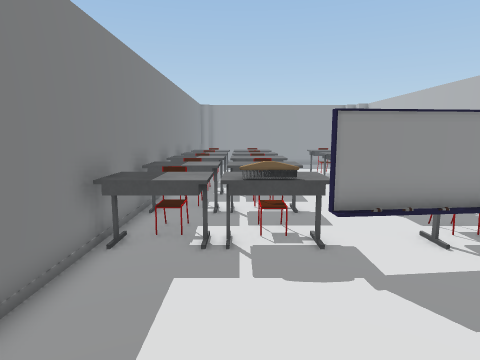
[1] (above)

14 first-person views from a walk through a 3-D level made in the Unity game engine. The camera is 1.4 m above the floor, tilts 8° down and sees 75° across. The floor is counted in squares, 0.5 m on a side. Each view is taken from the middle of a square. On the plan, view 1 faces up. The plan holds only what a view shows up to about 20 squares ahead; the rest is blank. The player character is not drawn. Some surface patterns are stand-ins.

[2]
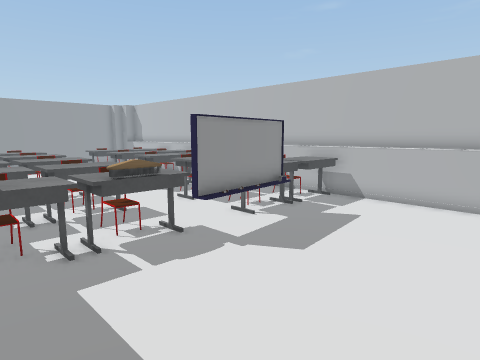

[3]
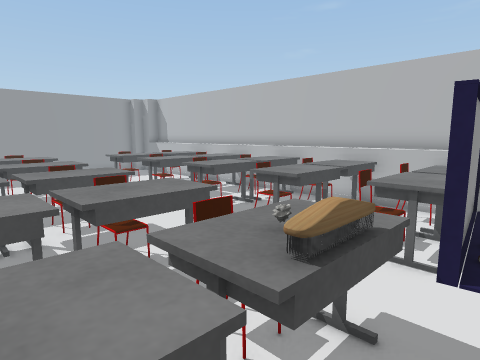

[4]
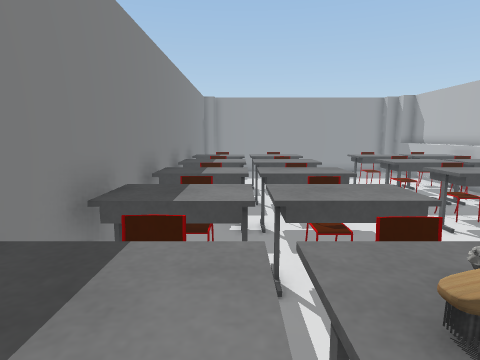

[5]
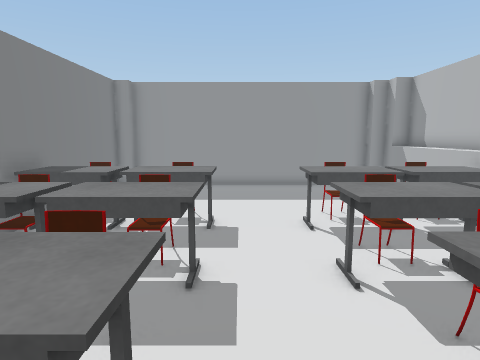

[6]
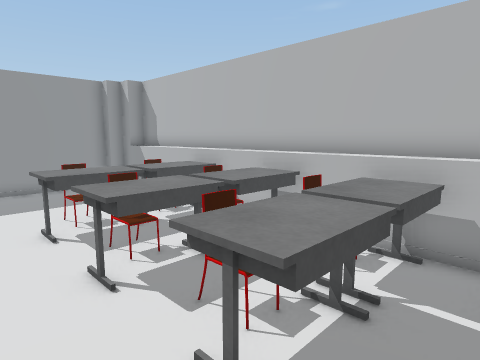

[7]
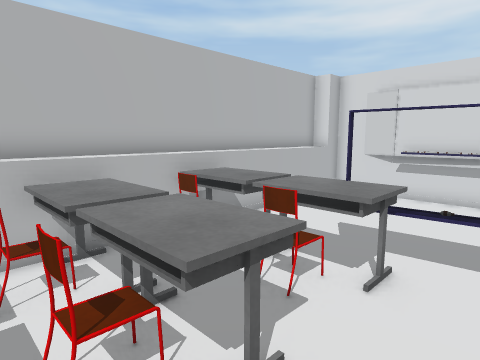

[8]
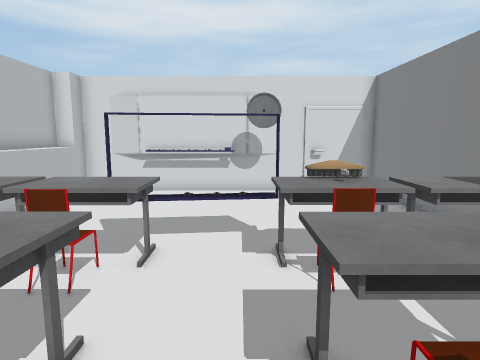

[9]
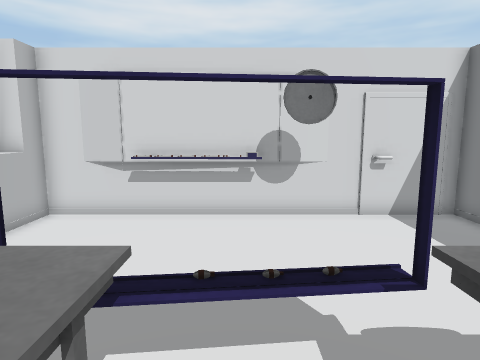

[10]
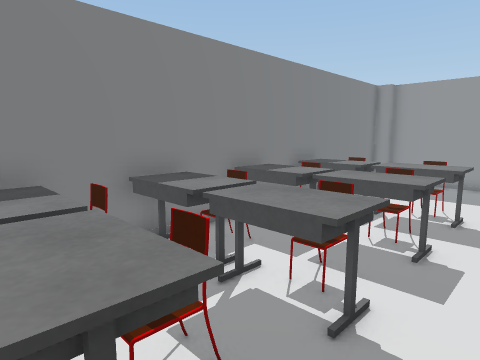

[11]
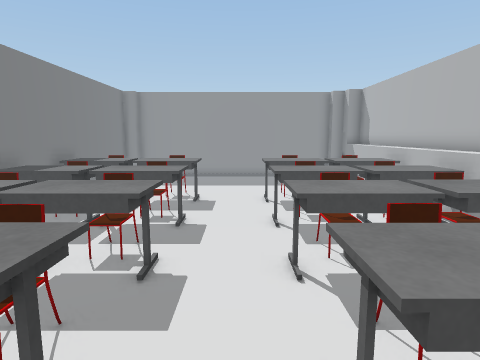

[12]
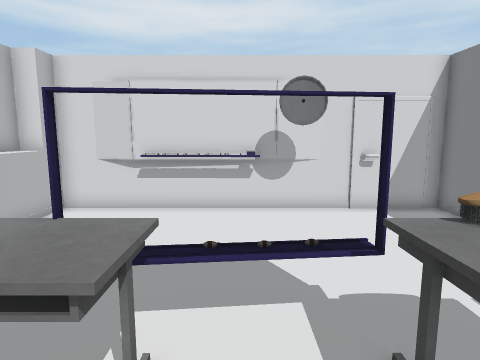

[13]
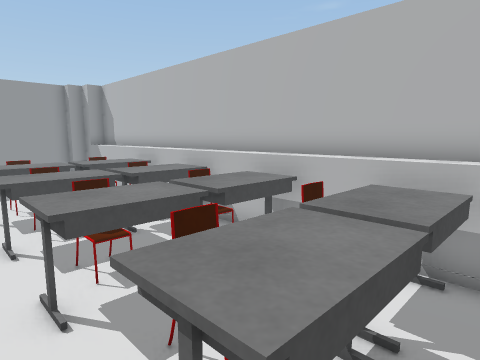

[14]
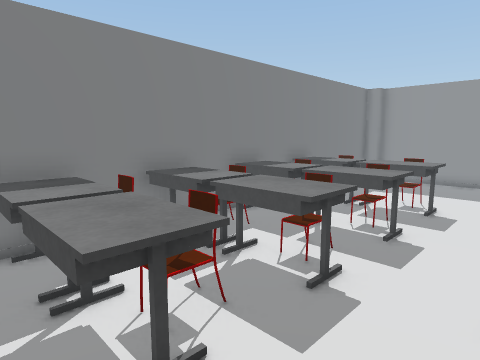

### Floor plan
Key: @ floor where view 1 was taken; # wall or solid block; . floor; = window, fence, low wall or low ledge; ^ raised ledge; C chair; O other object.
Columns run from 4 left of view 1 to 12 right of it. Each row starts with its distance up from view 1.
 31  ##############
 30 ##  ......... ##
 29 #   .........  ^#
 28 #  .........   ^#
 27 #  .........   ^#
 26 # ...........  ^#
 25 # ........... .^#
 24 # O..C....CC.O.^#
 23 #^^^^^^..^^^^^^^#
 22 #^^^^^^..^^^^^^^#
 21 #  ..C....C^^^^^#
 20 #=^=^C^..^^^^^O^#
 19 #^^^^^^..^^^^^^^#
 18 #^^^^^^...^^^^^^#
 17 #^C..C....C^^CC^#
 16 #^^^^^^..^^^^^^^#
 15 #^^^^^^..^^^^^^^#
 14 #^^^^^....=^^^^^#
 13 #^C^^C....CC^C^^#
 12 #^^^^^^..^^^^^^^#
 11 #^^^^^^..^^^^^^^#
 10 #^C^^.....CC^C^^#
  9 #^^^^C^..^^^^C^^#
  8 #^^^OO^..^^^^^^^#
  7 #^^^.O^..OO^^^^^#
  6 #..............^#
  5 #..............^#
  4 #..............^#
  3 #..............^#
  2 #..............^#
  1 #..............^#
  0 #...@.OOOOOO...##
 -1 ########OOOO####

Positions as (right, up) in squares from view 1, and headings:
1: (0, 0), facing up
2: (-3, 0), facing up-right
3: (-2, 6), facing up-right
4: (-1, 6), facing up
5: (3, 13), facing up
6: (3, 13), facing up-right
7: (3, 14), facing down-right
8: (3, 15), facing down
9: (4, 10), facing down
10: (4, 11), facing up-left
11: (4, 9), facing up
12: (4, 11), facing down
13: (4, 10), facing up-right
14: (5, 10), facing up-left
